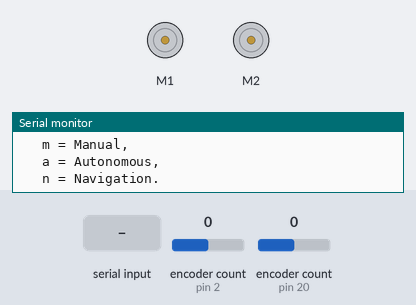
A sketch run on a simulated Arduino Mega 2560, built with avr-gcc and run on an emulated ATmega2560. Parts: 2 × DC motor (green arrow = forward, orange = backward, longer = faster), the last lines printed to the serial monitor. Inputs (shaded band) come from the test bench; at power-on: encoder count (sensors on pin 2, pin 20) 0.

Above: at 1.2 s.
1.3 s: "m" received over Serial
3.9 s: "f" received over Serial
At 5.3 s:
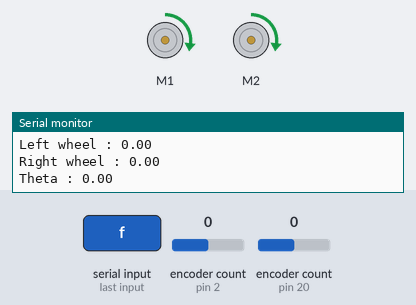
6.4 s: "b" received over Serial
At 8.6 s:
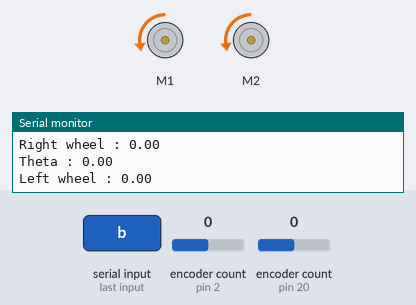
8.9 s: "r" received over Serial
At 10.5 s:
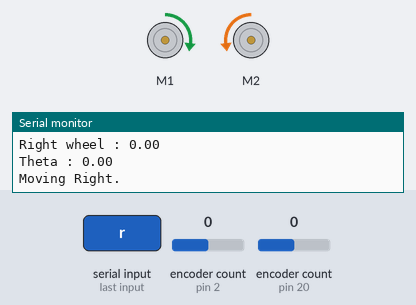
11.4 s: "l" received over Serial
At 13.1 s:
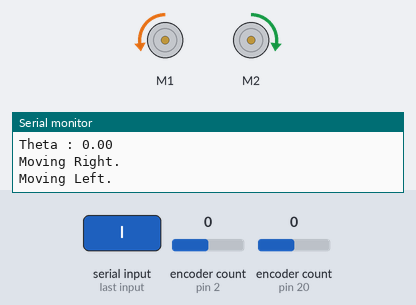
13.9 s: "inc" received over Serial
At 15.5 s:
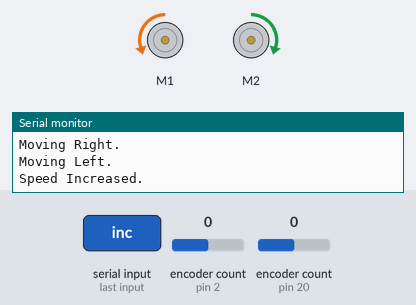
Timing chart, 0 to 17.0 s (numbered marks = the images above; inputs shaded):
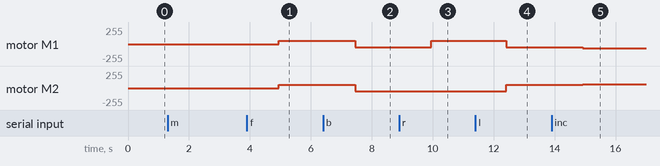

Measured:
- after the input at 3.9 s, motor M1: stopped → forward 50/255 after 1.0 s; motor M2: stopped → forward 50/255 after 1.1 s
- after the input at 6.4 s, motor M1, motor M2: forward 50/255 → backward 50/255 after 1.1 s
- after the input at 8.9 s, motor M1: backward 50/255 → forward 50/255 after 1.1 s
- after the input at 11.4 s, motor M1: forward 50/255 → backward 50/255 after 1.0 s; motor M2: backward 50/255 → forward 50/255 after 1.0 s
- after the input at 13.9 s, motor M1: backward 50/255 → backward 60/255 after 1.0 s; motor M2: forward 50/255 → forward 60/255 after 1.0 s

The sketch:

roboMuse_3XT.ino
```cpp
#include <Sabertooth.h>   // Header file for Sabertooth Motor Driver
#include <Encoder.h>      // Header file for the Encoders
#include <PID_v1.h>       // Header file for PID controller

// Flags
String modeSelected;
String motionType;

// Sabertooth arguments
int leftMotorSpeed = 0;
int rightMotorSpeed = 0;

// Odometry Variables
double oldLeftEncoderValue=0, newLeftEncoderValue=0;
double oldRightEncoderValue=0, newRightEncoderValue=0;
double leftEncoderIncrement=0, rightEncoderIncrement=0;
float conversionFactor = 0.1;   // rotary to linear
double leftWheelIncrement=0, rightWheelIncrement=0;
double width = 515;   // distance between wheels
float theta = 0;
float feedbackVariable = 0;    // Error value

// PID Variables
double minVal=-15, maxVal=15;
double input=0, setpoint=0; // Input_Error_value, Controler_Output_value, Desired_Error_value
double KpL = 24, KiL = 2.2, KdL = 0, outputL=0;   // Proportional, Integral & Derivative coefficients
double KpR = 24, KiR = 2.2, KdR = 0, outputR=0;    // of respective motors for PID control

Sabertooth saberTooth(128, Serial2);  // Packetized serial mode, Non-LI, 128 bit Addr. (0,0,1,1,1,1)
Encoder enCoder_1(20,21); // Left hand side enc., +ve value means forward
Encoder enCoder_2(2,3);   // Right hand side enc., -ve value means forward
PID PID_L(&input, &outputL, &setpoint, KpL, KiL, KdL, DIRECT); // Direct mode : Increase output to  increase input
PID PID_R(&input, &outputR, &setpoint, KpR, KiR, KdR, DIRECT);

void odometryCalc(){
  newLeftEncoderValue = double(enCoder_1.read());
  newRightEncoderValue = double(enCoder_2.read());
  leftEncoderIncrement = newLeftEncoderValue - oldLeftEncoderValue;
  rightEncoderIncrement = newRightEncoderValue - oldRightEncoderValue;
  Serial.print("Left wheel : ");
  Serial.println(leftEncoderIncrement);
  Serial.print("Right wheel : ");
  Serial.println(rightEncoderIncrement);
  leftWheelIncrement = leftEncoderIncrement*conversionFactor; // left side advanced-by-distance
  rightWheelIncrement = rightEncoderIncrement*conversionFactor*(-1); // right side advanced-by-distance
  theta = atan((rightWheelIncrement-leftWheelIncrement)/width);
  Serial.print("Theta : ");
  Serial.println(theta);
  feedbackVariable = theta;
  oldLeftEncoderValue = newLeftEncoderValue;
  oldRightEncoderValue = newRightEncoderValue;
}

void resetCoordinates(){
  oldLeftEncoderValue=0; oldRightEncoderValue=0;
  newLeftEncoderValue=0; newRightEncoderValue=0;
  leftEncoderIncrement=0; rightEncoderIncrement=0;
  leftWheelIncrement=0; rightWheelIncrement=0;
  enCoder_1.write(0);
  enCoder_2.write(0);
}


void setup() {
  Serial.begin(9600);   // Serial communication with rasPi
  Serial2.begin(9600);  // Serial communication with Sabertooth motor driver, default baud rate

  PID_L.SetOutputLimits(minVal,maxVal);   // [Min,Max] values of output
  PID_L.SetMode(AUTOMATIC);  // Automatic = ON, Manual = OFF
  PID_R.SetOutputLimits(minVal,maxVal);
  PID_R.SetMode(AUTOMATIC);

  resetCoordinates();
}

void loop() {
  Serial.println("Please choose the mode of operation -");
  Serial.println("\t m = Manual,\n\t a = Autonomous,\n\t n = Navigation.");
  while(!Serial.available()){
    // Wait.
  }
  modeSelected = Serial.readString();
  if(modeSelected == "m"){
    Serial.println("Mode Selected : Manual !");
    manualMode();
  }
  else if(modeSelected == "a"){
    Serial.println("Mode Selected : Autonomous !");
    autonomousMode();
  }
  else if(modeSelected == "n"){
    Serial.println("Mode Selected : Navigation !");
    navigationMode();
  }
  else{
    Serial.println("Invalid operand !!\n");
  }
}
```

autonomousMode.ino
```cpp
void autonomousMode(){

}
```

manualMode.ino
```cpp
String commandFromSerial;

void displayControls(){
  Serial.println("Controls are as -");
  Serial.println("\t f = forward,\n\t b = back,\n\t r = right,\n\t l = left,");
  Serial.println("\t inc = increase speed,\n\t dec = decrease speed,\n\t s = stop,");
  Serial.println("\t exit = exit manual mode.");
}

void driveThru(){
  // continuous straight movement forward or backward, using encoder feedback
  // to correct motor speeds, calculated using PID
  if(motionType=="f" || motionType=="b"){
//    obstacleStop();   // Check for Obstacle in path, if Yes.. STOP
    odometryCalc();   // Calculate positional error value
    input = feedbackVariable; // Error value passed to PID input
    PID_L.Compute(); PID_R.Compute();// PID computes for Controller outputs
    leftMotorSpeed += outputL;
    rightMotorSpeed -= outputR;
    saberTooth.motor(1,leftMotorSpeed);
    saberTooth.motor(2,rightMotorSpeed);
    delay(50);
  }
  else{ // continue with given speeds
    saberTooth.motor(1,leftMotorSpeed);
    saberTooth.motor(2,rightMotorSpeed);
    delay(50);
  }
}

void manualMode(){
  displayControls();
  while(true){  // Repeat untill broken using interrupt
    while(!Serial.available()){
      driveThru();
    }
    commandFromSerial = Serial.readString();

    if(commandFromSerial == "f"){
      Serial.println("Moving Forward.");
      resetCoordinates();
      leftMotorSpeed = 25;
      rightMotorSpeed = 25;
      motionType = "f";
    }
    else if(commandFromSerial == "b"){
      Serial.println("Moving Backward.");
      resetCoordinates();
      leftMotorSpeed = -25;
      rightMotorSpeed = -25;
      motionType = "b";
    }
    else if(commandFromSerial == "r"){
      Serial.println("Moving Right.");
      leftMotorSpeed = 25;
      rightMotorSpeed = -25;
      motionType = "r";
    }
    else if(commandFromSerial == "l"){
      Serial.println("Moving Left.");
      leftMotorSpeed = -25;
      rightMotorSpeed = 25;
      motionType = "l";
    }
    else if(commandFromSerial == "inc"){
      if(motionType == "f"){ leftMotorSpeed += 5; rightMotorSpeed += 5; }
      else if(motionType == "l"){ leftMotorSpeed -= 5; rightMotorSpeed += 5; }
      else if(motionType == "r"){ leftMotorSpeed += 5; rightMotorSpeed -= 5; }
      else { leftMotorSpeed -= 5; rightMotorSpeed -= 5; }
      Serial.println("Speed Increased.");
    }
    else if(commandFromSerial == "dec"){  // will switch direction of motion if n*5 > initial
      if(motionType == "f"){ leftMotorSpeed -= 5; rightMotorSpeed -= 5; }
      else if(motionType == "l"){ leftMotorSpeed += 5; rightMotorSpeed -= 5; }
      else if(motionType == "r"){ leftMotorSpeed -= 5; rightMotorSpeed += 5; }
      else { leftMotorSpeed += 5; rightMotorSpeed += 5; }
      Serial.println("Speed Decreased");
    }
    else if(commandFromSerial == "s"){
      saberTooth.stop();
      leftMotorSpeed = 0;
      rightMotorSpeed = 0;
      Serial.println("Stopped.");
    }
    else if(commandFromSerial == "exit"){
      Serial.print("Exiting Manual mode..\t");
      modeSelected = "none"; // Switch to invalid mode
      Serial.println("Done.");
      saberTooth.stop();
      break;  // break out of while
    }
    else{
      Serial.println("Invalid Operand !");
      displayControls();
    }
    driveThru();  // not required as well, i guess.. anyway we'll be repeatedly calling it untill next instruction from Serial.
  }
  return; // not required, i guess
}
```

navigationMode.ino
```cpp
void navigationMode(){

}
```
